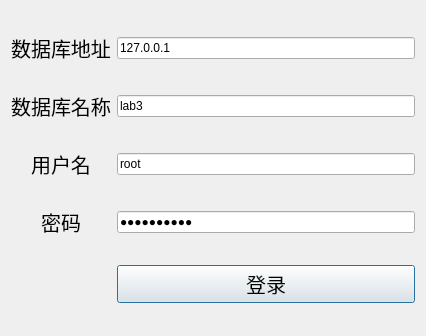
<?xml version="1.0" encoding="UTF-8"?>
<ui version="4.0">
 <class>loginDialog</class>
 <widget class="QDialog" name="loginDialog">
  <property name="geometry">
   <rect>
    <x>0</x>
    <y>0</y>
    <width>426</width>
    <height>336</height>
   </rect>
  </property>
  <property name="windowTitle">
   <string>登录</string>
  </property>
  <property name="windowIcon">
   <iconset resource="res.qrc">
    <normaloff>:/icons/images/mysql.png</normaloff>:/icons/images/mysql.png</iconset>
  </property>
  <layout class="QGridLayout" name="gridLayout">
   <item row="0" column="0">
    <widget class="QLabel" name="label">
     <property name="font">
      <font>
       <pointsize>15</pointsize>
      </font>
     </property>
     <property name="text">
      <string>数据库地址</string>
     </property>
     <property name="alignment">
      <set>Qt::AlignCenter</set>
     </property>
    </widget>
   </item>
   <item row="0" column="1">
    <widget class="QLineEdit" name="txtServerAddr">
     <property name="text">
      <string>127.0.0.1</string>
     </property>
     <property name="placeholderText">
      <string>127.0.0.1</string>
     </property>
    </widget>
   </item>
   <item row="1" column="0">
    <widget class="QLabel" name="label_2">
     <property name="font">
      <font>
       <pointsize>15</pointsize>
      </font>
     </property>
     <property name="text">
      <string>数据库名称</string>
     </property>
     <property name="alignment">
      <set>Qt::AlignCenter</set>
     </property>
    </widget>
   </item>
   <item row="1" column="1">
    <widget class="QLineEdit" name="txtDbName">
     <property name="text">
      <string>lab3</string>
     </property>
     <property name="placeholderText">
      <string>lab3</string>
     </property>
    </widget>
   </item>
   <item row="2" column="0">
    <widget class="QLabel" name="label_3">
     <property name="font">
      <font>
       <pointsize>15</pointsize>
      </font>
     </property>
     <property name="text">
      <string>用户名</string>
     </property>
     <property name="alignment">
      <set>Qt::AlignCenter</set>
     </property>
    </widget>
   </item>
   <item row="2" column="1">
    <widget class="QLineEdit" name="txtUserName">
     <property name="text">
      <string>root</string>
     </property>
     <property name="placeholderText">
      <string>root</string>
     </property>
    </widget>
   </item>
   <item row="3" column="0">
    <widget class="QLabel" name="label_4">
     <property name="font">
      <font>
       <pointsize>15</pointsize>
      </font>
     </property>
     <property name="text">
      <string>密码</string>
     </property>
     <property name="alignment">
      <set>Qt::AlignCenter</set>
     </property>
    </widget>
   </item>
   <item row="3" column="1">
    <widget class="QLineEdit" name="txtPassword">
     <property name="text">
      <string>Wz20020518</string>
     </property>
     <property name="echoMode">
      <enum>QLineEdit::Password</enum>
     </property>
     <property name="placeholderText">
      <string/>
     </property>
    </widget>
   </item>
   <item row="4" column="1">
    <widget class="QPushButton" name="btnLogin">
     <property name="font">
      <font>
       <pointsize>15</pointsize>
      </font>
     </property>
     <property name="text">
      <string>登录</string>
     </property>
     <property name="iconSize">
      <size>
       <width>200</width>
       <height>50</height>
      </size>
     </property>
    </widget>
   </item>
  </layout>
 </widget>
 <resources>
  <include location="res.qrc"/>
 </resources>
 <connections/>
</ui>
